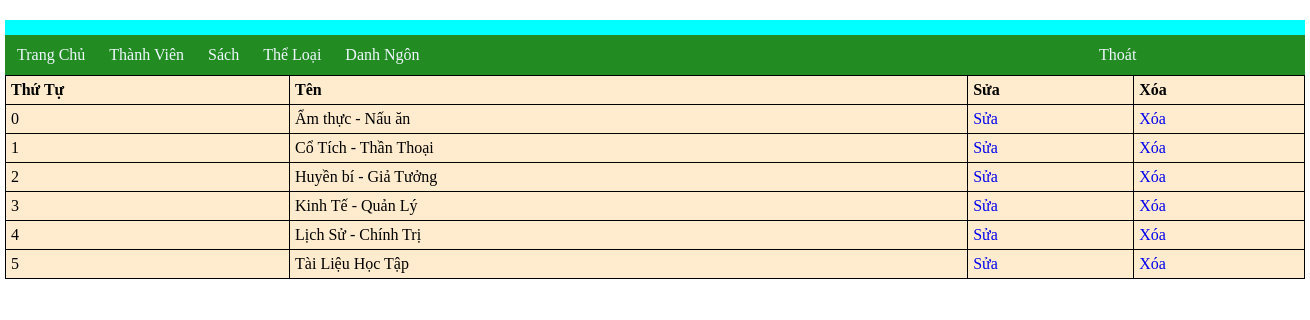
Screenshot of /admin/admin.php?pages=theloai with the database file from the repository.
### tables this page shows
CREATE TABLE `theloai` (
  `tentl` varchar(100) NOT NULL
);

### admin/admin_funs.php (called while the page is built, shortened)
<?php
function getsql($connect, $sql){
	$resul = mysqli_query($connect, $sql);
	$data = array();
	while ($row = mysqli_fetch_assoc($resul)) {
		$data[] = $row;
	}
	return $data;
}
?>

### admin/theloai.php (the view, shortened to what this page needs)
<?php
$sql = "SELECT * FROM theloai ;";
$theloai = getsql($conn, $sql);
?>
<table cellpadding='0' cellspacing='0'>
  <tr>
    <th>Thứ Tự</th>
    <th>Tên</th>
    <th>Sửa</th>
    <th>Xóa</th>
  </tr>
    <?php
        foreach ($theloai as $key => $value)
        {
          echo '<tr>
                  <td>'.$key.'</td>
                  <td>'.$value['tentl'].'</td>
                  <td><a href="admin.php?pages=themtl&id='.$value['tentl'].'">Sửa</a></td>
                  <td><a href="admin.php?pages=theloai&del='.$value['tentl'].'">Xóa</a></td>
                </tr>' ;
        }
    ?>

### css/admin.css (style rules this page uses)
* { padding: 0; margin: 0; box-sizing: border-box; text-decoration: none; list-style-type: none; }
body { height: 3000px; }
table, td, th { border: 1px solid rgb(0, 0, 0); text-align: left; }
table { border-collapse: collapse; width: 100%; background-color: blanchedalmond; }
th, td { padding: 5px; }

### rows the page displays
theloai: key "0", tentl "Ẩm thực - Nấu ăn"
theloai: key "1", tentl "Cổ Tích - Thần Thoại"
theloai: key "2", tentl "Huyền bí - Giả Tưởng"
theloai: key "3", tentl "Kinh Tế - Quản Lý"
theloai: key "4", tentl "Lịch Sử - Chính Trị"
theloai: key "5", tentl "Tài Liệu Học Tập"
